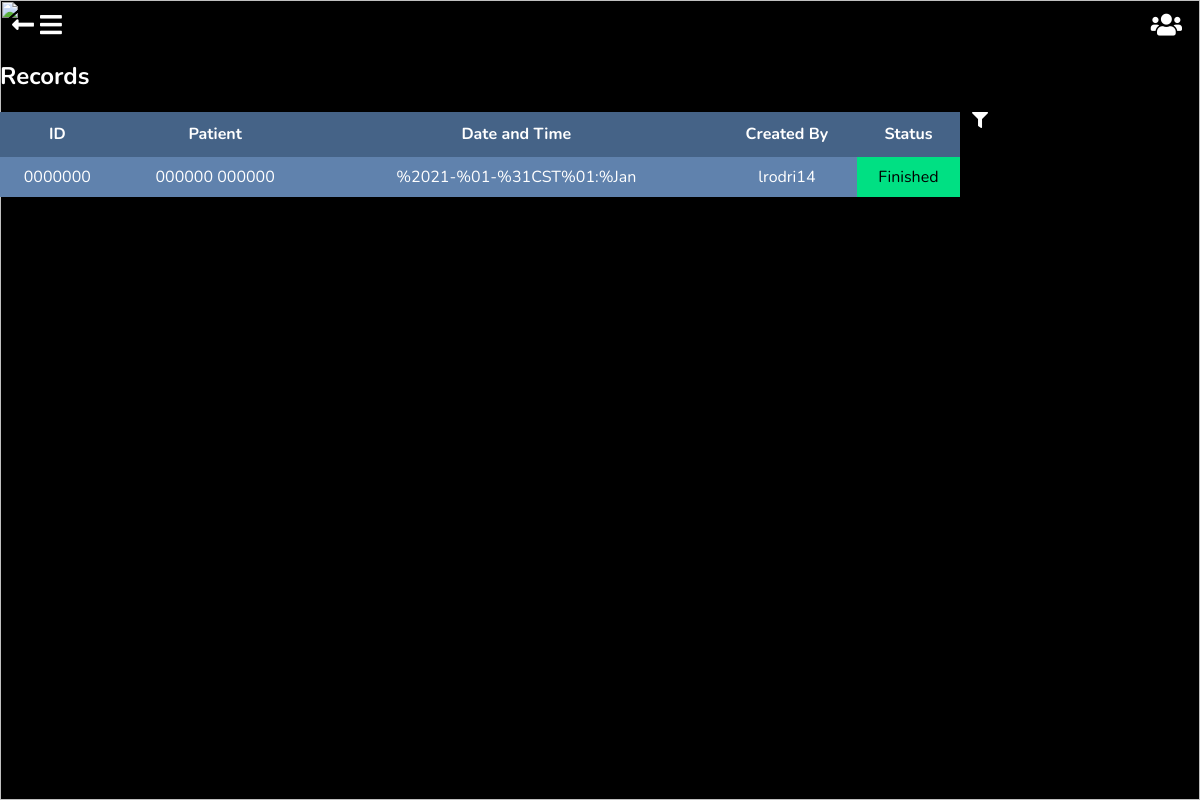
/records/ (signed in), run on an earlier commit of the app's database.
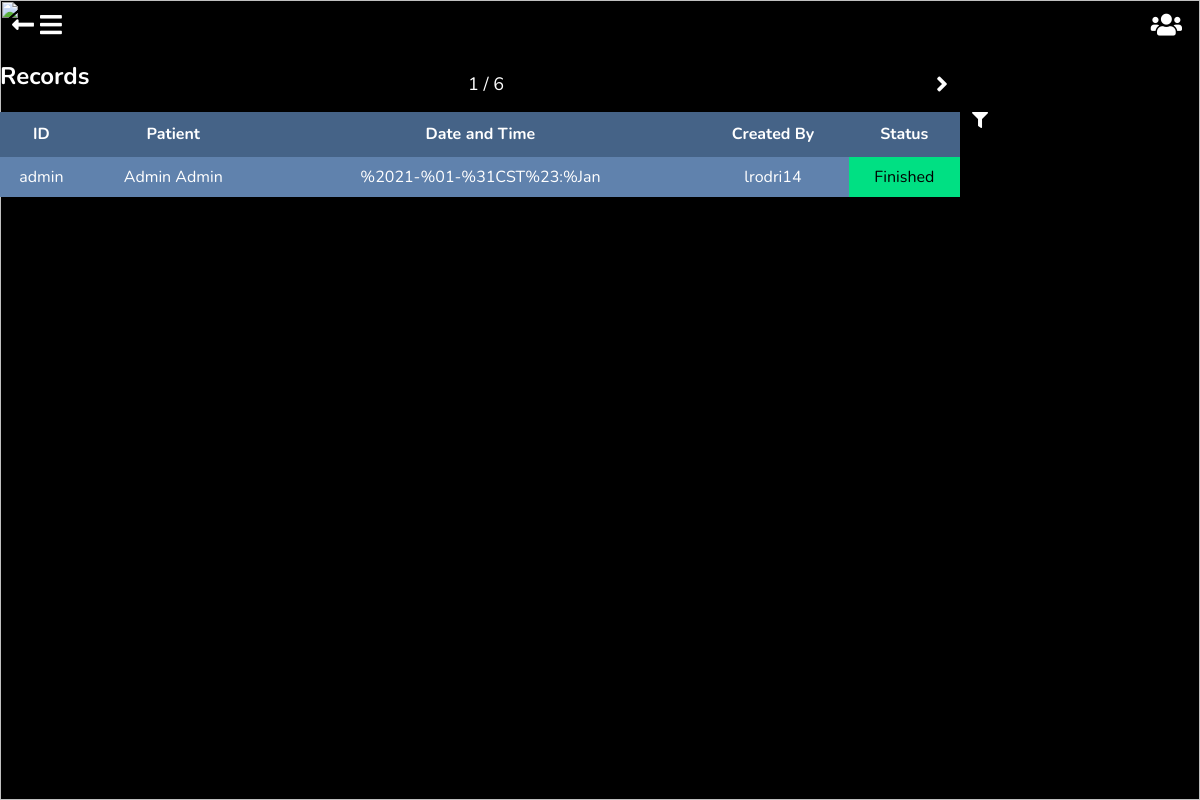
And on a later commit of the database.
### appointments/models.py (models this page shows, shortened)
class Consult(models.Model):
    STATUS_CHOICES = (
        ('OPEN', 'Open'),
        ('CONFIRMED', 'Confirmed'),
        ('CANCELLED', 'Cancelled'),
        ('CLOSED', 'Closed'),
    )
    patient = models.ForeignKey(Patient, on_delete=models.CASCADE, blank=False, null=True, verbose_name='Patient', help_text='Patient assisting this consult', related_name='consult')
    datetime = models.DateTimeField('Date & Time', blank=False, null=True, help_text='Date the consult will be done')
    motive = models.TextField('Motive', blank=False, null=True, help_text='The motive of your assistance to the consult')
    suffering = models.TextField('Suffering', blank=False, null=True, help_text='What is the patient suffering?')
    charge = models.DecimalField('Charges', blank=False, null=True, max_digits=10, decimal_places=2, help_text='Charge Amount')
    created_by = models.ForeignKey(user, on_delete=models.CASCADE, blank=True, null=True, verbose_name='Created By')
    blood_pressure = models.FloatField('Blood Pressure', blank=True, null=True, help_text='Blood Pressure')
    temperature = models.FloatField('Temperature', blank=True, null=True, help_text='Corporal Temperature')
    weight = models.FloatField('Weight', blank=True, null=True, help_text='Weight')
    size = models.FloatField('Height', blank=True, null=True, help_text='Size')
    digestive_system = models.TextField('Digestive System', blank=True, null=True, help_text='Digestive System Analysis')
    endocrine_system = models.TextField('Endocrine System', blank=True, null=True, help_text='Endocrine System Analysis')
    renal_system = models.TextField('Renal System', blank=True, null=True, help_text='Renal System Analysis')
    lymphatic_system = models.TextField('Lymphatic System', blank=True, null=True, help_text='Lymphatic System Analysis')
    respiratory_system = models.TextField('Respiratory System', blank=True, null=True, help_text='Respiratory System Analysis')
    head_exploration = models.TextField('Head Exploration', blank=True, null=True, help_text='Head Exploration Analysis')
    thorax_exploration = models.TextField('Thorax Exploration', blank=True, null=True, help_text='Thorax Exploration Analysis')
    cie_10_group = models.OneToOneField(Cie10Group, on_delete=models.CASCADE, blank=True, null=True, help_text='CIE-10 group for the diagnose', verbose_name='CIE-10 Group')
    cie_10_detail = models.TextField('CIE-10 Detail', blank=True, null=True, help_text='CIE-10 Diagnose Details')
    diagnose = models.TextField('Diagnose', blank=True, null=True, help_text='Diagnose')
    procedure = models.TextField('Procedure', blank=True, null=True, help_text='Procedure')
    analysis = models.TextField('Analysis', blank=True, null=True, help_text='Analysis')
    notes = models.TextField('Notes', blank=True, null=True, help_text='Notes')
    drugs = models.ManyToManyField(Drug, blank=True, help_text='Drugs recommended', verbose_name='Drugs')
    indications = models.TextField('Indications', blank=True, null=True, help_text='Indications')
    actions = models.TextField('Actions', blank=True, null=True, help_text='Actions')
    prescription = models.FileField('Prescription', blank=True, null=True, help_text="Prescription", upload_to='appointments/prescriptions')
    testing = models.ManyToManyField(MedicalTest, blank=True, help_text='Pending Testing', verbose_name='Testing')
    instructions = models.CharField(max_length=512, blank=True, null=True, help_text='Instructions', verbose_name='Instructions')
    medical_status = models.BooleanField('Medical Status', blank=True, null=True, help_text='Handles the medical consult status', default=False)
    status = models.CharField('Status', max_length=10, blank=True, null=True, help_text='Handles the consult status', default=STATUS_CHOICES[0][0], choices=STATUS_CHOICES)
    lock = models.BooleanField('Lock', default=True, blank=False, null=True, help_text='Consult lock status')
    class Meta:
        unique_together = ['created_by', 'datetime']
        verbose_name = 'Consult'
        verbose_name_plural = 'Consults'

### patients/models.py (models this page shows, shortened)
class Patient(models.Model):
    GENDER_CHOICES = (
        ('F', 'Femenine'),
        ('M', 'Masculine'),
        ('O', 'Other'),
    )
    CIVIL_STATUS_CHOICES = (
        ('S', 'Single'),
        ('M', 'Married'),
        ('W', 'Widowed'),
        ('D', 'Divorced'),
        ('SP', 'Separated'),
    )
    id_number = models.CharField('ID Number', max_length=20, null=True, blank=True, help_text='Provide you ID Card Number')
    first_names = models.CharField("Patient's Name", max_length=50, null=False, blank=False, help_text="Patient's Name")
    last_names = models.CharField("Patient's Last Name", max_length=50, null=False, blank=False, help_text="Patient's Last Name")
    gender = models.CharField("Patient's Gender", max_length=20, null=True, blank=False, help_text='Gender', choices=GENDER_CHOICES)
    birthday = models.DateField("Patient's Birthday", help_text="Patients date of birth")
    phone_number = models.CharField('Phone Number', max_length=20, blank=True, null=True, help_text='Phone Number')
    email = models.EmailField("Patient's Email", null=True, blank=True, help_text='Email')
    civil_status = models.CharField(max_length=12, choices=CIVIL_STATUS_CHOICES)
    origin = models.CharField(max_length=50, choices=ORIGIN_CHOICES)
    residence = models.CharField(max_length=50, choices=LOCATION_CHOICES)
    created_by = models.ForeignKey(user, on_delete=models.CASCADE, blank=False, null=True, verbose_name='Created By')
    class Meta:
        verbose_name = 'Patient'
        verbose_name_plural = 'Patients'

### accounts/models.py (models this page shows, shortened)
class CustomUser(AbstractUser):
    ROLL_CHOICES = (
        ('Doctor', 'Doctor'),
        ('Assistant', 'Assistant'),
        ('Patient', 'Patient')
    )
    SPECIALITY_CHOICES = (
        ('ALLERGY & IMMUNOLOGY', 'Allergy & Immunology'),
        ('ANESTHESIOLOGY', 'Anesthesiology'),
        ('DERMATOLOGY', 'Dermatology'),
        ('DENTIST', 'Dentist'),
        ('DIAGNOSTIC RADIOLOGY', 'Diagnostic Radiology'),
        ('EMERGENCY MEDICINE', 'Emergency Medicine'),
        ('FAMILY MEDICINE', 'Family Medicine'),
        ('INTERNAL MEDICINE', 'Internal Medicine'),
        ('MEDICAL GENETICS', 'Medical Genetics'),
        ('NEUROLOGY', 'Neurology'),
        ('NUCLEAR MEDICINE', 'Nuclear Medicine'),
        ('OBSTETRICS AND GYNECOLOGY', 'Obstetrics & Gynechology'),
        ('OPHTHALMOLOGY', 'Ophthalmolgy'),
        ('PATHOLOGY', 'Pathology'),
        ('PEDIATRICS', 'Pediatrics'),
        ('PHYSICAL MEDICINE & REHABILITATION', 'Physical Medicine & Rehabilitation'),
        ('PREVENTIVE MEDICINE', 'Preventive Medicine'),
        ('PSYCHIATRY', 'Psychiatry'),
        ('RADIATION ONCOLOGY', 'Radiation Oncology'),
        ('SURGERY', 'Surgery'),
        ('UROLOGY', 'Urology'),
    )
    email = models.EmailField(blank=False, unique=True)
    roll = models.CharField('Roll', max_length=25, blank=False, help_text='Choose the roll you will acquire in this account.', choices=ROLL_CHOICES)
    speciality = models.CharField('Speciality', max_length=100, blank=True, help_text='If your roll is (A, Assistant), leave this field blank.', choices=SPECIALITY_CHOICES)

### records/views.py (the view)
# urls.py: path('records/', include('records.urls')),
def records(request):
    records_list = Consult.objects.filter(created_by=request.user, medical_status=True).order_by('-datetime')
    paginator = Paginator(records_list, 1)
    page = request.GET.get('page')
    page_obj = paginator.get_page(page)
    form = RecordsDateFilterForm
    template = 'records/records_list.html'
    context = {'records': page_obj, 'form': form}
    if page:
        data = {'html': render_to_string('records/partial_records_list.html', context, request)}
        return JsonResponse(data)
    return render(request, template, context)

### records/templatetags/records_custom_tags.py (called while the page is built)
@register.simple_tag
def current_url(key, value, urlencode=None):
    url = '?{}={}'.format(key, value)
    if urlencode:
        querystring = urlencode.split('&')
        filtered_querystring = filter(lambda p: p.split('=')[0] != key, querystring)
        encoded_url = '&'.join(filtered_querystring)
        url = '{}&{}'.format(url, encoded_url)
    return url

### records/templates/records/records_list.html (shortened to what this page needs)
{% extends 'base.html' %}
{% load static %}
{% block return %}<a href="{% url 'home:home' %}"><i class="fas fa-long-arrow-alt-left"></i></a>{% endblock %}
{% block body_block %}
<link rel="stylesheet" href="{% static 'records/css/records_list.css' %}">
<h2>Records</h2>
{% if records %}
    <div class="wrapper">
        <div>
            <table>
                <thead>
                    <tr id="heading">
                        <th>ID</th>
                        <th>Patient</th>
                        <th>Date and Time</th>
                        <th>Created By</th>
                        <th>Status</th>
                    </tr>
                </thead>
                <tbody>
                    {% include 'records/partial_records_list.html' %}
                </tbody>
            </table>
        </div>
        <div>
            <i class="fas fa-filter"></i>
         </div>
    </div>
{% else %}
    <p id="no-records">There are no records filled</p>
{% endif %}
{% endblock %}

### records/templates/records/partial_records_list.html (shortened to what this page needs)
{% load static %}
{% load records_custom_tags %}
{% if records.has_other_pages %}
    <div id="paginator">
        <span>{{ records.number }} / {{ records.paginator.num_pages }}</span>
        <div id="navigation">
            {% if filtered %}
                {% if records.has_previous %}<i class="fas fa-angle-left" data-url="{% url 'records:filter_records' %}{% current_url 'page' records.previous_page_number request.GET.urlencode %}"></i>{% endif %}{% if records.has_next %}<i class="fas fa-angle-right" data-url="{% url 'records:filter_records' %}{% current_url 'page' records.next_page_number request.GET.urlencode %}"></i>{% endif %}
            {% else %}
                {% if records.has_next %}<i class="fas fa-angle-right" data-url="{% url 'records:records'%}{% current_url 'page' records.next_page_number request.GET.urlencode %}"></i>{% endif %}
            {% endif %}
        </div>
    </div>
{% endif %}
{% if records %}
    {% for r in records %}
        <tr onclick="window.location='{% url 'appointments:consult_details' r.pk %}'">
            <td>{{ r.patient.id_number }}</td>
            <td>{{ r.patient.first_names }} {{ r.patient.last_names }}</td>
            <td>{{ r.datetime }}</td>
            <td>{{ r.created_by }}</td>
            <td id="status-1">Finished</td>
        </tr>
    {% endfor %}
{% else %}
    <p id="no-records">Cleared section, no data available</p>
{% endif %}

What changed in the data, as far as the page shows it:
no longer on this page (row unchanged): Consult: patient.id_number "0000000", patient.first_names "000000", patient.last_names "000000", datetime "%2021-%01-%31CST%01:%Jan", created_by "lrodri14"
added Consult: patient.id_number "admin", patient.first_names "Admin", patient.last_names "Admin", datetime "%2021-%01-%31CST%23:%Jan", created_by "lrodri14"
Also different on the page:
{{ records.number }}: (not shown) → "1"
{{ records.paginator.num_pages }}: (not shown) → "6"
